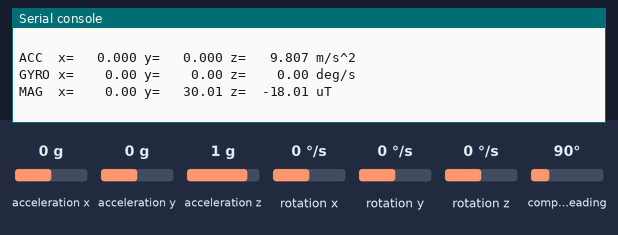
Bench run of a program on a simulated Raspberry Pi Pico running MicroPython. Shown: the last lines printed to the serial console. The test bench sets the inputs (shaded band); at power-on: acceleration x 0 g, acceleration y 0 g, acceleration z 1 g, rotation x 0 °/s, rotation y 0 °/s, rotation z 0 °/s, compass heading 90°.

Above: at 1.3 s.
1.4 s: acceleration x set to -1.4 g
At 2.06 s:
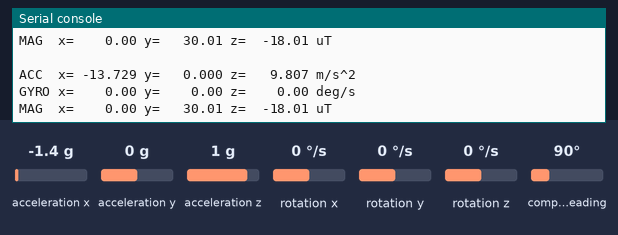
3.0 s: acceleration y set to -1.4 g
At 3.6 s:
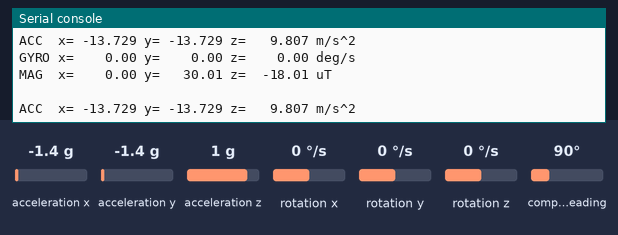
4.6 s: acceleration z set to -1.4 g
At 4.73 s:
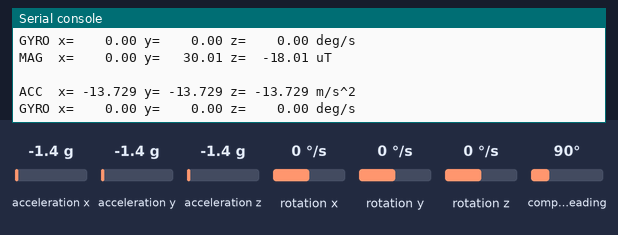
6.2 s: rotation x set to -192 °/s
At 6.99 s:
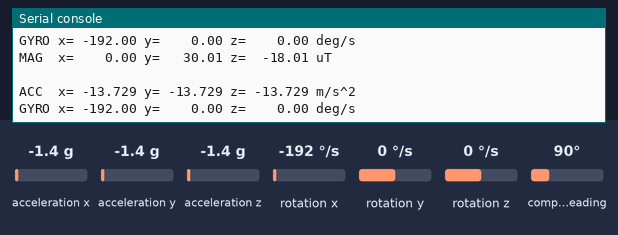
7.8 s: rotation y set to -192 °/s
At 8.12 s:
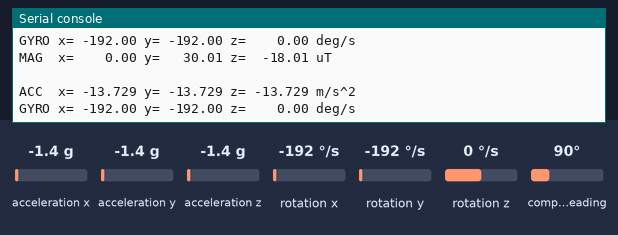
9.4 s: rotation z set to -192 °/s
At 10.38 s:
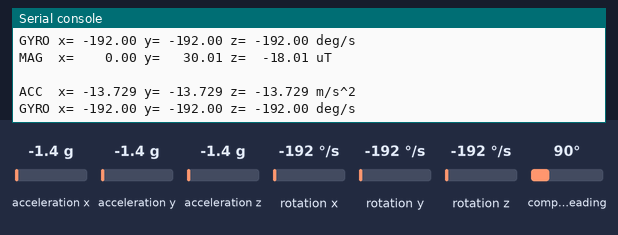

The program:

imu_bringup.py
```python
"""Standalone LSM6DSOX + LIS3MDL bring-up for the reference Pico 2 W build.

This is a readable hardware diagnostic, not the final acquisition path.
The full reproducibility diagnostic later uses the LSM6DSOX hardware FIFO
and timestamp records.
"""

from machine import Pin, I2C
import time
import struct

I2C_SDA = 4
I2C_SCL = 5
I2C_FREQ = 400_000

LSM_ADDR = 0x6A
MAG_ADDR = 0x1E

LSM_WHO_AM_I = 0x0F
LSM_CTRL1_XL = 0x10
LSM_CTRL2_G = 0x11
LSM_CTRL3_C = 0x12
LSM_OUTX_L_G = 0x22
LSM_OUTX_L_A = 0x28

MAG_WHO_AM_I = 0x0F
MAG_CTRL_REG1 = 0x20
MAG_CTRL_REG2 = 0x21
MAG_CTRL_REG3 = 0x22
MAG_CTRL_REG4 = 0x23
MAG_CTRL_REG5 = 0x24
MAG_STATUS_REG = 0x27
MAG_OUT_X_L = 0x28

ACCEL_SCALE = 0.122 * 0.00980665      # +/-4 g -> m/s^2 per LSB
GYRO_SCALE_DPS = 8.75 / 1000.0        # +/-250 dps -> deg/s per LSB
MAG_SCALE_UT = 100.0 / 6842.0         # +/-4 gauss -> microtesla per LSB

bus = I2C(0, sda=Pin(I2C_SDA), scl=Pin(I2C_SCL), freq=I2C_FREQ)

devices = bus.scan()
print("IMU bus:", ["0x{:02X}".format(x) for x in devices])

if MAG_ADDR not in devices:
    if 0x1C in devices:
        raise RuntimeError("LIS3MDL is at 0x1C. Connect ADM directly to 3V3.")
    raise RuntimeError("LIS3MDL not found at 0x1E")
if LSM_ADDR not in devices:
    raise RuntimeError("LSM6DSOX not found at 0x6A")

lsm_id = bus.readfrom_mem(LSM_ADDR, LSM_WHO_AM_I, 1)[0]
mag_id = bus.readfrom_mem(MAG_ADDR, MAG_WHO_AM_I, 1)[0]

print("LSM6DSOX WHO_AM_I: 0x{:02X}".format(lsm_id))
print("LIS3MDL WHO_AM_I:  0x{:02X}".format(mag_id))

if lsm_id != 0x6C:
    raise RuntimeError("Unexpected LSM6DSOX WHO_AM_I")
if mag_id != 0x3D:
    raise RuntimeError("Unexpected LIS3MDL WHO_AM_I")

# LSM6DSOX: 104-Hz nominal accel +/-4 g, gyro +/-250 dps, BDU + IF_INC.
bus.writeto_mem(LSM_ADDR, LSM_CTRL1_XL, bytes([0x48]))
bus.writeto_mem(LSM_ADDR, LSM_CTRL2_G, bytes([0x40]))
bus.writeto_mem(LSM_ADDR, LSM_CTRL3_C, bytes([0x44]))

# LIS3MDL: UHP XY/Z, 20-Hz internal ODR, +/-4 gauss, continuous mode, BDU.
bus.writeto_mem(MAG_ADDR, MAG_CTRL_REG1, bytes([0x74]))
bus.writeto_mem(MAG_ADDR, MAG_CTRL_REG2, bytes([0x00]))
bus.writeto_mem(MAG_ADDR, MAG_CTRL_REG3, bytes([0x00]))
bus.writeto_mem(MAG_ADDR, MAG_CTRL_REG4, bytes([0x0C]))
bus.writeto_mem(MAG_ADDR, MAG_CTRL_REG5, bytes([0x40]))

time.sleep_ms(100)


def read_lsm6dsox():
    gyro_raw = bus.readfrom_mem(LSM_ADDR, LSM_OUTX_L_G, 6)
    accel_raw = bus.readfrom_mem(LSM_ADDR, LSM_OUTX_L_A, 6)
    gx, gy, gz = struct.unpack("<hhh", gyro_raw)
    ax, ay, az = struct.unpack("<hhh", accel_raw)
    return (
        ax * ACCEL_SCALE, ay * ACCEL_SCALE, az * ACCEL_SCALE,
        gx * GYRO_SCALE_DPS, gy * GYRO_SCALE_DPS, gz * GYRO_SCALE_DPS,
    )


def read_lis3mdl():
    status = bus.readfrom_mem(MAG_ADDR, MAG_STATUS_REG, 1)[0]
    if not (status & 0x08):  # ZYXDA: a complete new XYZ sample is available
        return None

    # Bit 7 of the sub-address enables LIS3MDL multi-byte auto-increment.
    raw = bus.readfrom_mem(MAG_ADDR, MAG_OUT_X_L | 0x80, 6)
    mx, my, mz = struct.unpack("<hhh", raw)
    return mx * MAG_SCALE_UT, my * MAG_SCALE_UT, mz * MAG_SCALE_UT


print("PASS: sensor identities and configuration")
print("Move the board. Ctrl-C to stop.\n")

while True:
    ax, ay, az, gx, gy, gz = read_lsm6dsox()
    mag = read_lis3mdl()

    print("ACC  x={:8.3f} y={:8.3f} z={:8.3f} m/s^2".format(ax, ay, az))
    print("GYRO x={:8.2f} y={:8.2f} z={:8.2f} deg/s".format(gx, gy, gz))

    if mag is None:
        print("MAG  waiting for fresh XYZ sample")
    else:
        mx, my, mz = mag
        print("MAG  x={:8.2f} y={:8.2f} z={:8.2f} uT".format(mx, my, mz))

    print()
    time.sleep_ms(100)
```

Measured:
- after the input at 1.4 s, the serial console: prints a new line at once (image 1)
- after the input at 3.0 s, the serial console: prints a new line after 0.09 s (image 2)
- after the input at 4.6 s, the serial console: prints a new line at once (image 3)
- after the input at 6.2 s, the serial console: prints a new line after 0.07 s (image 4)
- after the input at 7.8 s, the serial console: prints a new line at once (image 5)
- after the input at 9.4 s, the serial console: prints a new line after 0.06 s (image 6)
